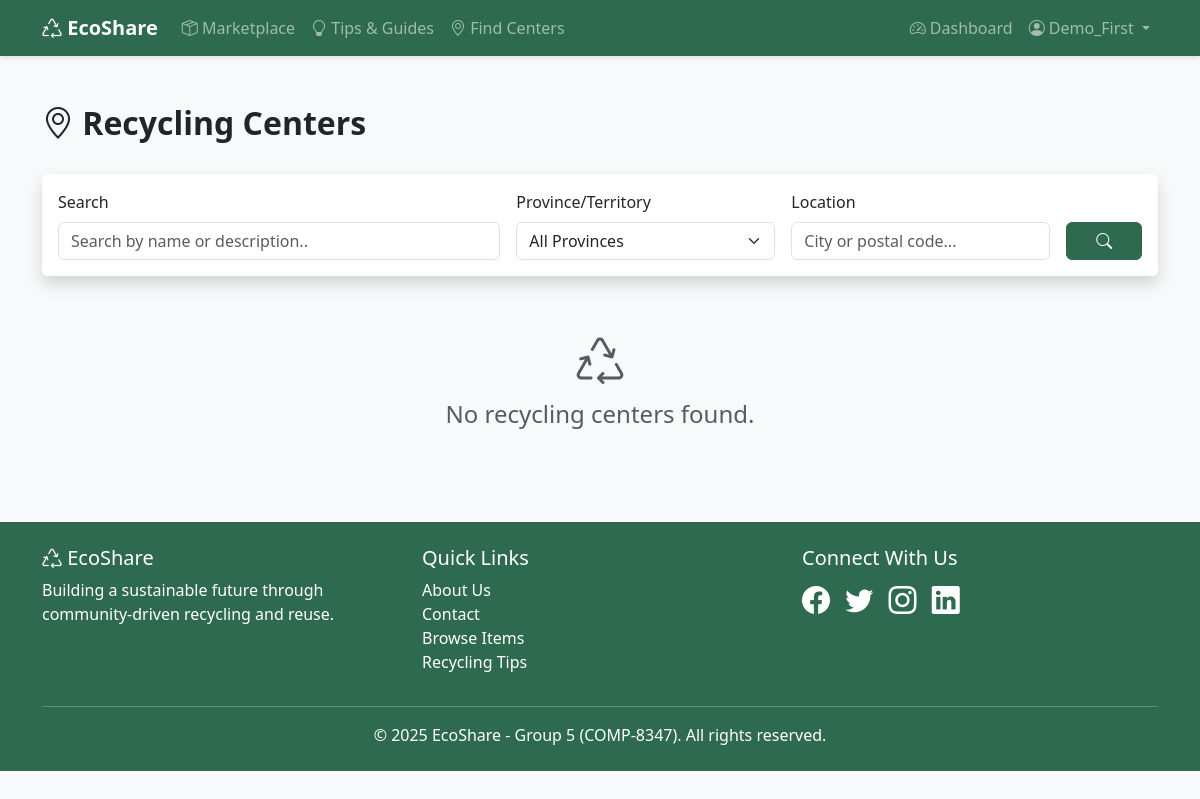
/centers/ (signed in), run on an earlier commit of the app's database.
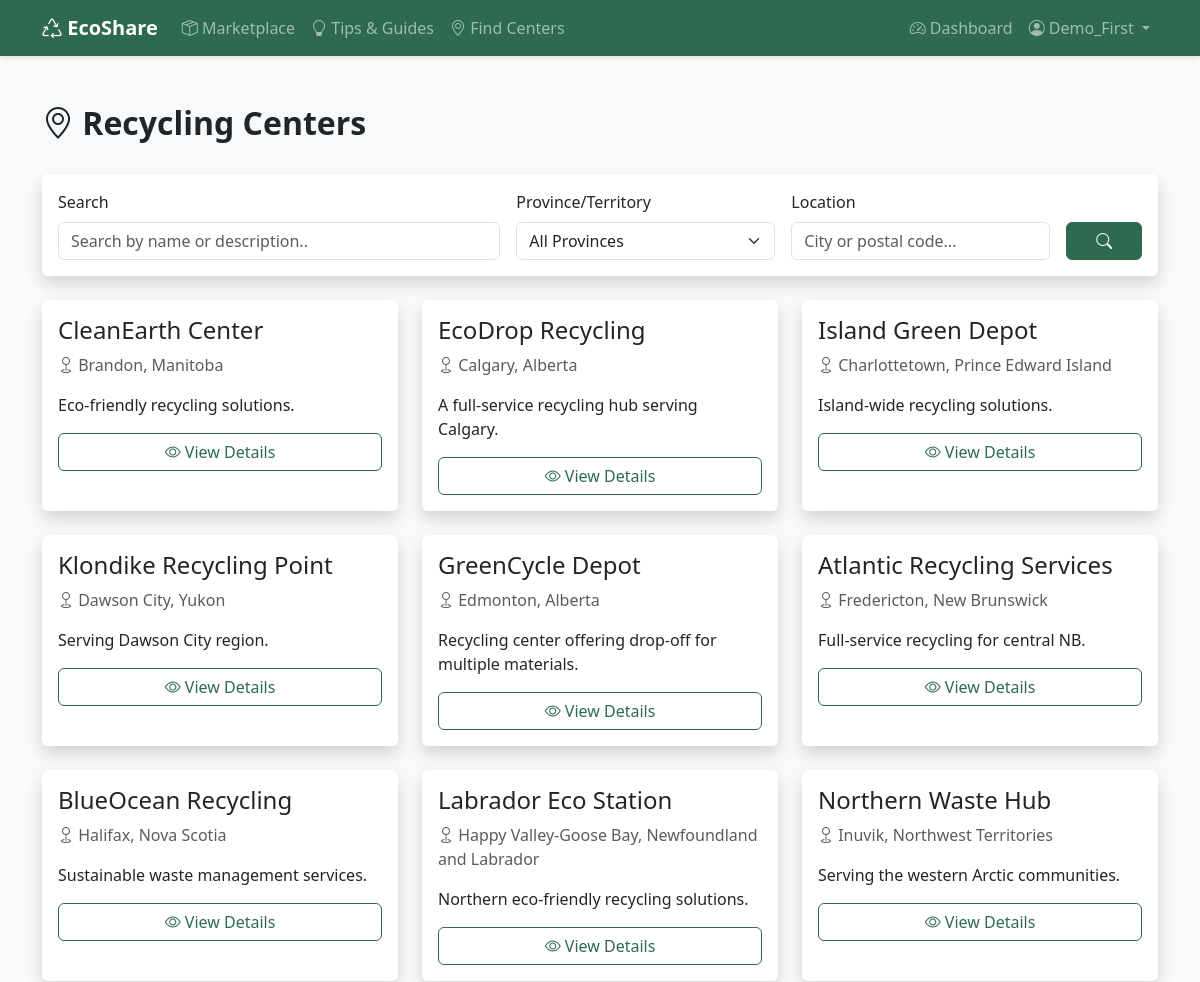
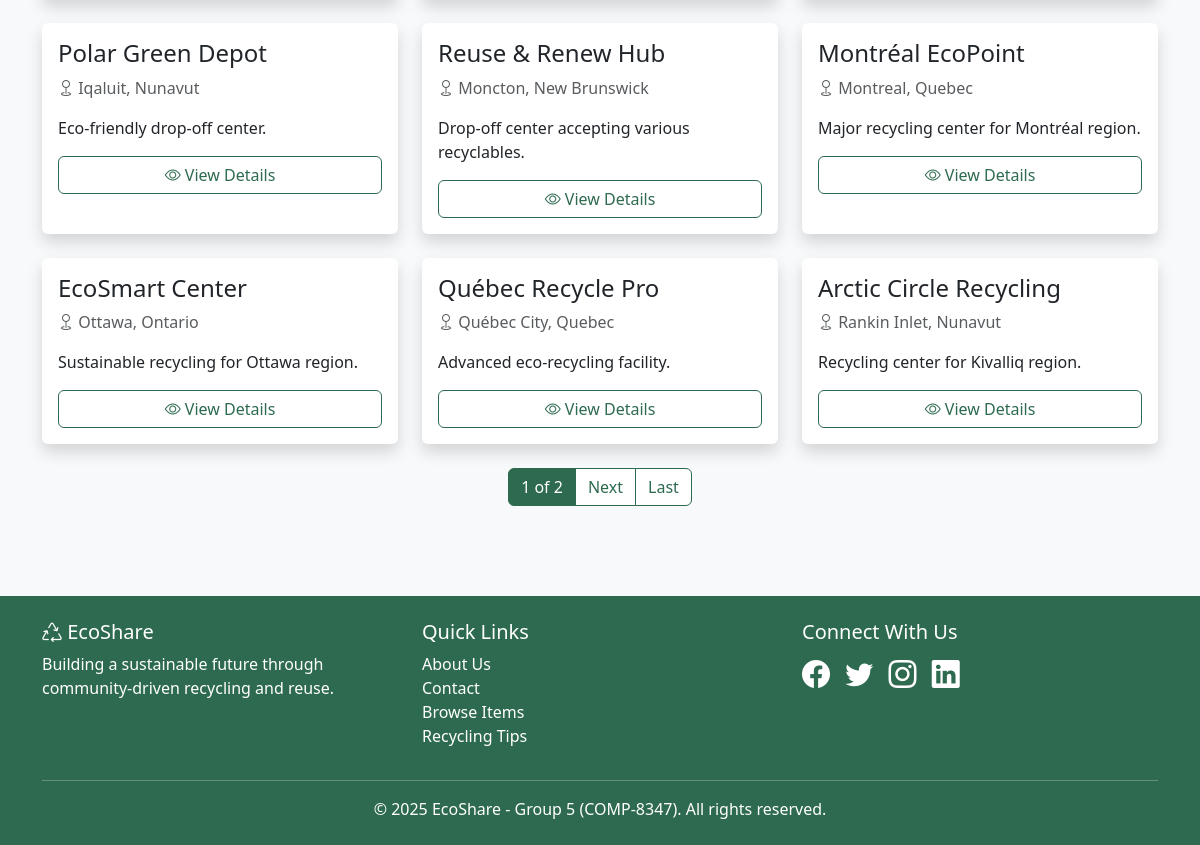
And on a later commit of the database (2 pictures, top to bottom).
### centers/models.py (models this page shows, shortened)
class RecyclingCenter(models.Model):
    MATERIAL_CHOICES = [
        ('paper', 'Paper'),
        ('plastic', 'Plastic'),
        ('glass', 'Glass'),
        ('metal', 'Metal'),
        ('electronics', 'Electronics'),
        ('batteries', 'Batteries'),
        ('textiles', 'Textiles'),
        ('organic', 'Organic Waste'),
        ('hazardous', 'Hazardous Materials'),
    ]
    name = models.CharField(max_length=200)
    slug = models.SlugField(max_length=200, unique=True, blank=True)
    description = models.TextField()
    address = models.CharField(max_length=300)
    city = models.CharField(max_length=100)
    state = models.CharField(
        max_length=2,
        choices=CANADIAN_PROVINCES,
        help_text='Select province/territory'
    )
    zipcode = models.CharField(max_length=20)
    country = models.CharField(max_length=100, default='Canada')
    phone = models.CharField(max_length=20, blank=True)
    email = models.EmailField(blank=True)
    website = models.URLField(blank=True)
    latitude = models.DecimalField(max_digits=9, decimal_places=6, null=True, blank=True)
    longitude = models.DecimalField(max_digits=9, decimal_places=6, null=True, blank=True)
    monday_hours = models.CharField(max_length=50, blank=True, default='Closed')
    tuesday_hours = models.CharField(max_length=50, blank=True, default='Closed')
    wednesday_hours = models.CharField(max_length=50, blank=True, default='Closed')
    thursday_hours = models.CharField(max_length=50, blank=True, default='Closed')
    friday_hours = models.CharField(max_length=50, blank=True, default='Closed')
    saturday_hours = models.CharField(max_length=50, blank=True, default='Closed')
    sunday_hours = models.CharField(max_length=50, blank=True, default='Closed')
    accepts_dropoff = models.BooleanField(default=True)
    offers_pickup = models.BooleanField(default=False)
    accepts_donations = models.BooleanField(default=False)
    is_verified = models.BooleanField(default=False)
    created_at = models.DateTimeField(auto_now_add=True)
    updated_at = models.DateTimeField(auto_now=True)
    class Meta:
        ordering = ['city', 'name']
        indexes = [
            models.Index(fields=['city']),
            models.Index(fields=['state']),
            models.Index(fields=['zipcode']),
        ]

### centers/views.py (the view, shortened to what this page needs)
# urls.py: path('', views.RecyclingCenterListView.as_view(), name='center_list'),
class RecyclingCenterListView(LoginRequiredMixin, ListView):
    login_url = 'accounts:login'
    model = RecyclingCenter
    template_name = 'centers/center_list.html'
    context_object_name = 'centers'
    paginate_by = 15
    def get_queryset(self):
        queryset = RecyclingCenter.objects.all()
        search_query = self.request.GET.get('q', '')
        city = self.request.GET.get('city', '')
        if city:
            queryset = queryset.filter(city__icontains=city)
        state = self.request.GET.get('state', '')
        if state:
            queryset = queryset.filter(state=state.upper())
        zipcode = self.request.GET.get('zipcode', '')
        if zipcode:
            queryset = queryset.filter(zipcode__icontains=zipcode)
        if self.request.GET.get('dropoff') == 'on':
            queryset = queryset.filter(accepts_dropoff=True)
        if self.request.GET.get('pickup') == 'on':
            queryset = queryset.filter(offers_pickup=True)
        if self.request.GET.get('donations') == 'on':
            queryset = queryset.filter(accepts_donations=True)
        return queryset
    def get_context_data(self, **kwargs):
        context = super().get_context_data(**kwargs)
        context['search_query'] = self.request.GET.get('q', '')
        context['selected_city'] = self.request.GET.get('city', '')
        context['selected_state'] = self.request.GET.get('state', '')
        context['selected_zipcode'] = self.request.GET.get('zipcode', '')
        context['material_choices'] = RecyclingCenter.MATERIAL_CHOICES
        context['canadian_provinces'] = CANADIAN_PROVINCES
        all_centers = RecyclingCenter.objects.all()
        context['cities'] = all_centers.values_list('city', flat=True).distinct().order_by('city')
        return context

### templates/centers/center_list.html (shortened to what this page needs)
{% extends "base.html" %}
{% block content %}
<div class="container mt-4">
    <div class="d-flex justify-content-between align-items-center mb-4">
        <h2 class="fw-bold">
            <i class="bi bi-geo-alt"></i> Recycling Centers
        </h2>
    </div>
    <div class="card shadow mb-4">
        <div class="card-body">
            <form method="get" action="{% url 'centers:center_search' %}">
                <div class="row g-3">
                    <div class="col-md-5">
                        <label for="searchQuery" class="form-label">Search</label>
                        <input type="text"
                               name="q"
                               id="searchQuery"
                               class="form-control"
                               placeholder="Search by name or description.."
                               value="{{ query }}">
                    </div>
                    <div class="col-md-3">
                        <label for="stateSelect" class="form-label">Province/Territory</label>
                        <select name="state" id="stateSelect" class="form-select">
                            <option value="">All Provinces</option>
                        </select>
                    </div>
                    <div class="col-md-3">
                        <label for="locationInput" class="form-label">Location</label>
                        <input type="text"
                               name="location"
                               id="locationInput"
                               class="form-control"
                               placeholder="City or postal code..."
                               value="{{ location }}">
                    </div>
                    <div class="col-md-1 d-flex align-items-end">
                        <button type="submit" class="btn btn-primary w-100">
                            <i class="bi bi-search"></i>
                        </button>
                    </div>
                </div>
            </form>
        </div>
    </div>
    <div class="row">
        {% for center in centers %}
        <div class="col-md-4 mb-4">
            <div class="card shadow h-100">
                <div class="card-body">
                    <h4 class="card-title">{{ center.name }}</h4>
                    <p class="text-muted">
                        <i class="bi bi-geo"></i> {{ center.city }}, {{ center.get_state_display }}
                    </p>
                    <p>{{ center.description|truncatechars:100 }}</p>
                    <a href="{% url 'centers:center_detail' center.slug %}"
                       class="btn btn-outline-primary w-100 mt-auto">
                        <i class="bi bi-eye"></i> View Details
                    </a>
                </div>
            </div>
        </div>
        {% empty %}
        <div class="col-12">
            <div class="text-center mt-4">
                <i class="bi bi-recycle text-muted" style="font-size: 3rem;"></i>
                <p class="text-muted fs-4">No recycling centers found.</p>
            </div>
        </div>
        {% endfor %}
    </div>
    {% if is_paginated %}
    <nav aria-label="Page navigation">
        <ul class="pagination justify-content-center">
            <li class="page-item active">
                <span class="page-link">{{ page_obj.number }} of {{ page_obj.paginator.num_pages }}</span>
            </li>
            {% if page_obj.has_next %}
            <li class="page-item">
                <a class="page-link" href="?page={{ page_obj.next_page_number }}{% if request.GET.q %}&q={{ request.GET.q }}{% endif %}{% if request.GET.state %}&state={{ request.GET.state }}{% endif %}">Next</a>
            </li>
            <li class="page-item">
                <a class="page-link" href="?page={{ page_obj.paginator.num_pages }}{% if request.GET.q %}&q={{ request.GET.q }}{% endif %}{% if request.GET.state %}&state={{ request.GET.state }}{% endif %}">Last</a>
            </li>
            {% endif %}
        </ul>
    </nav>
    {% endif %}
</div>
{% endblock %}

### templates/base.html (shortened to what this page needs)
<!DOCTYPE html>
<html lang="en">
<head>
    <link href="https://cdn.jsdelivr.net/npm/bootstrap@5.3.0/dist/css/bootstrap.min.css" rel="stylesheet">
    <link rel="stylesheet" href="https://cdn.jsdelivr.net/npm/bootstrap-icons@1.10.0/font/bootstrap-icons.css">
</head>
<body>
    <nav class="navbar navbar-expand-lg navbar-dark">
        <div class="container">
            <a class="navbar-brand fw-bold" href="{% url 'core:home' %}">
                <i class="bi bi-recycle"></i> EcoShare
            </a>
            <div class="collapse navbar-collapse" id="navbarNav">
                <ul class="navbar-nav me-auto">
                    <li class="nav-item">
                        <a class="nav-link" href="{% url 'items:item_list' %}">
                            <i class="bi bi-box-seam"></i> Marketplace
                         </a>
                    </li>
                    <li class="nav-item">
                        <a class="nav-link" href="{% url 'tips:tip_list' %}">
                            <i class="bi bi-lightbulb"></i> Tips & Guides
                        </a>
                    </li>
                    <li class="nav-item">
                        <a class="nav-link" href="{% url 'centers:center_list' %}">
                            <i class="bi bi-geo-alt"></i> Find Centers
                        </a>
                    </li>
                </ul>
                <ul class="navbar-nav">
                    {% if user.is_authenticated %}
                        <li class="nav-item">
                            <a class="nav-link" href="{% url 'core:dashboard' %}">
                                <i class="bi bi-speedometer2"></i> Dashboard
                            </a>
                        </li>
                        <li class="nav-item dropdown">
                            <a class="nav-link dropdown-toggle" href="#" id="userDropdown" role="button"
                                data-bs-toggle="dropdown" aria-expanded="false">
                                <i class="bi bi-person-circle"></i> {{ user.username }}
                            </a>
                        </li>
                    {% endif %}
                </ul>
            </div>
        </div>
    </nav>
    <main class="py-4">
        {% block content %}{% endblock %}
    </main>
    <footer class="py-4">
        <div class="container">
            <div class="row">
                <div class="col-md-4">
                    <h5><i class="bi bi-recycle"></i> EcoShare</h5>
                    <p>Building a sustainable future through community-driven recycling and reuse.</p>
                </div>
                <div class="col-md-4">
                    <h5>Quick Links</h5>
                    <ul class="list-unstyled">
                        <li><a href="{% url 'core:about' %}" class="text-white text-decoration-none">About Us</a></li>
                        <li><a href="{% url 'core:contact' %}" class="text-white text-decoration-none">Contact</a></li>
                        <li><a href="{% url 'items:item_list' %}" class="text-white text-decoration-none">Browse Items</a></li>
                        <li><a href="{% url 'tips:tip_list' %}" class="text-white text-decoration-none">Recycling Tips</a></li>
                    </ul>
                </div>
                <div class="col-md-4">
                    <h5>Connect With Us</h5>
                    <div class="fs-3">
                        <i class="bi bi-facebook me-2"></i>
                        <i class="bi bi-twitter me-2"></i>
                        <i class="bi bi-instagram me-2"></i>
                        <i class="bi bi-linkedin"></i>
                    </div>
                </div>
            </div>
            <hr class="bg-white">
            <div class="text-center">
                <p class="mb-0">&copy; 2025 EcoShare - Group 5 (COMP-8347). All rights reserved.</p>
            </div>
        </div>
    </footer>
</body>
</html>

### templates/base.html (style rules this page uses)
:root { --primary-green: #2d6a4f; --secondary-green: #52b788; --light-green: #95d5b2; --bg-cream: #f8f9fa; }
body { font-family: 'Segoe UI', Tahoma, Geneva, Verdana, sans-serif; background-color: var(--bg-cream); }
.navbar { background-color: var(--primary-green) !important; box-shadow: 0 2px 4px rgba(0,0,0,0.1); }
.btn-primary { background-color: var(--primary-green); border-color: var(--primary-green); }
.btn-outline-primary { color: var(--primary-green); border-color: var(--primary-green); }
.card { border: none; box-shadow: 0 2px 8px rgba(0,0,0,0.1); transition: transform 0.3s; }
.pagination .page-link { color: var(--primary-green) !important; border-color: var(--primary-green) !important; }
.pagination .page-item.active .page-link { background-color: var(--primary-green) !important; border-color: var(--primary-green) !important; color: white !important; }
footer { background-color: var(--primary-green); color: white; margin-top: 50px; }

What changed in the data, as far as the page shows it:
added RecyclingCenter: name "CleanEarth Center", city "Brandon", state "Manitoba", description "Eco-friendly recycling solutions."
added RecyclingCenter: name "EcoDrop Recycling", city "Calgary", state "Alberta", description "A full-service recycling hub serving Calgary."
added RecyclingCenter: name "Island Green Depot", city "Charlottetown", state "Prince Edward Island", description "Island-wide recycling solutions."
added RecyclingCenter: name "Klondike Recycling Point", city "Dawson City", state "Yukon", description "Serving Dawson City region."
added RecyclingCenter: name "GreenCycle Depot", city "Edmonton", state "Alberta", description "Recycling center offering drop-off for multiple materials."
added RecyclingCenter: name "Atlantic Recycling Services", city "Fredericton", state "New Brunswick", description "Full-service recycling for central NB."
added RecyclingCenter: name "BlueOcean Recycling", city "Halifax", state "Nova Scotia", description "Sustainable waste management services."
added RecyclingCenter: name "Labrador Eco Station", city "Happy Valley-Goose Bay", state "Newfoundland and Labrador", description "Northern eco-friendly recycling solutions."
added RecyclingCenter: name "Northern Waste Hub", city "Inuvik", state "Northwest Territories", description "Serving the western Arctic communities."
added RecyclingCenter: name "Polar Green Depot", city "Iqaluit", state "Nunavut", description "Eco-friendly drop-off center."
added RecyclingCenter: name "Reuse & Renew Hub", city "Moncton", state "New Brunswick", description "Drop-off center accepting various recyclables."
added RecyclingCenter: name "Montréal EcoPoint", city "Montreal", state "Quebec", description "Major recycling center for Montréal region."
added RecyclingCenter: name "EcoSmart Center", city "Ottawa", state "Ontario", description "Sustainable recycling for Ottawa region."
added RecyclingCenter: name "Québec Recycle Pro", city "Québec City", state "Quebec", description "Advanced eco-recycling facility."
added RecyclingCenter: name "Arctic Circle Recycling", city "Rankin Inlet", state "Nunavut", description "Recycling center for Kivalliq region."
Also different on the page:
{{ page_obj.number }}: (not shown) → "1"
{{ page_obj.paginator.num_pages }}: (not shown) → "2"
text no longer shown: "No recycling centers found."
text now shown: "of Next Last"
